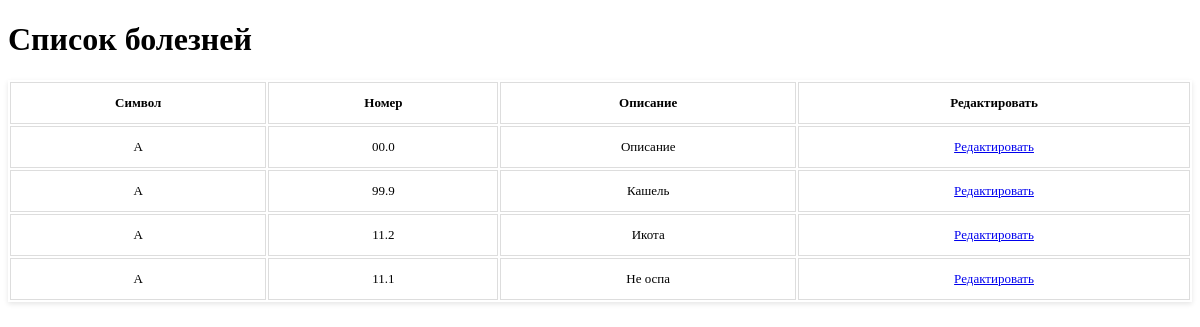
The app's page /pages/disease-management/viewing-disease.php with its own data.
### tables this page shows
CREATE TABLE IF NOT EXISTS `disease` (
  `diseaseID` int(10) unsigned NOT NULL AUTO_INCREMENT,
  `symbol` char(1) NOT NULL,
  `number` varchar(4) NOT NULL,
  `description` varchar(75) NOT NULL,
  PRIMARY KEY (`diseaseID`)
);

### logic/functions_db.php (called while the page is built, shortened)
<?php
$link = false;
function getDiseasesList()
{
  global $link;
  $res = mysqli_query($link, "SELECT * FROM disease");
  return mysqli_fetch_all($res, MYSQLI_ASSOC);
}

### logic/controllers/disease/disease-list-controller.php (the view)
<?php
include "../../logic/functions_db.php";
$res = getDiseasesList();
for ($i = 0; $i < count($res); $i++) {
  $id = $res[$i]['diseaseID'];
  $symbol = $res[$i]['symbol'];
  $number = $res[$i]['number'];
  $description = $res[$i]['description'];
  echo "<tr>
    <td>$symbol</td>
    <td>$number</td>
    <td>$description</td>
    <td><a href=\"./update-disease.php?diseaseID=$id\">Редактировать</a></td>
  </tr>";
}

### styles/table.css (style rules this page uses)
th, td { padding: 12px 15px; border: 1px solid #ddd; text-align: center; }

### records on screen
disease: symbol "A", number "00.0", description "Описание"
disease: symbol "A", number "99.9", description "Кашель"
disease: symbol "A", number "11.2", description "Икота"
disease: symbol "A", number "11.1", description "Не оспа"
